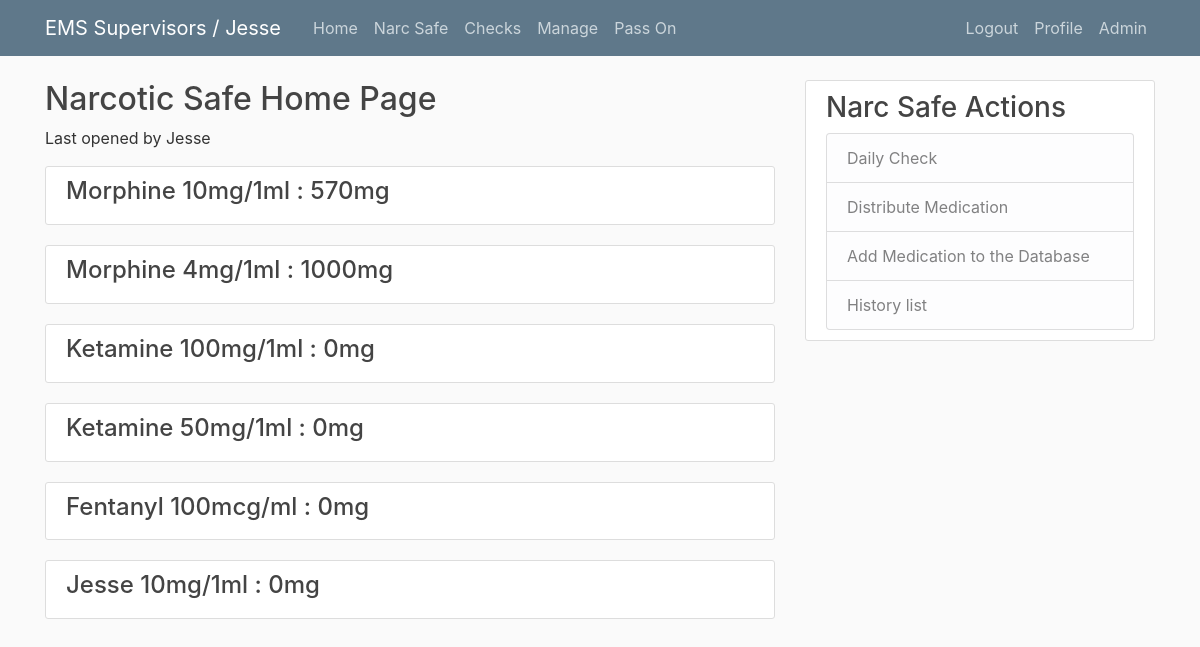
The page /safe/ (signed in) on the database as committed earlier.
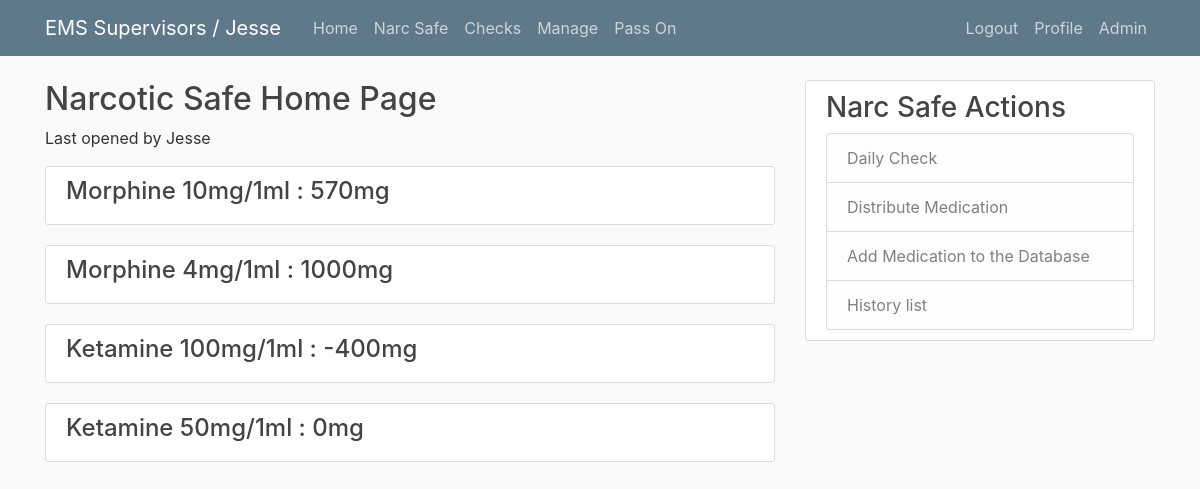
The same page on the database as committed later.
### safe/models.py (models this page shows, shortened)
class Safe(models.Model):
    user = models.ForeignKey(User, on_delete=models.PROTECT)
    date_created = models.DateTimeField(auto_now=True)
    drug_name = models.ForeignKey('components.Drug', related_name='drug_remove', on_delete=models.PROTECT, default=0, limit_choices_to={'is_active_safe': True}, blank=True, null=True)
    amount_removed = models.IntegerField(blank=True, null=True)
    amount_added = models.IntegerField(blank=True, null=True)
    amount_in_safe = models.IntegerField(blank=True, null=True)
    incident_number = models.CharField(max_length=20, default='', blank=True)
    patient_name = models.CharField(max_length=20, default='', blank=True)
    medic_unit = models.ForeignKey('components.MedicUnit', related_name='medic_unit', on_delete=models.PROTECT, blank=True, null=True)
    free_text = models.TextField(default='', blank =True)
    class Meta:
        permissions = (
            ('can_view', "View This"),
            ('can_add', 'Add to the Safe')
            )
    def calc_total(self):
        add = 0
        sub = 0
        total = 0
        drugs = {}
        for drug in Drug.objects.all():
            try:
                add_drug = self.objects.filter(drug_name__name=drug).aggregate(Sum('amount_added'))
                if add_drug['amount_added__sum'] == None:
                    add_drug['amount_added__sum'] = 0
                add+=add_drug['amount_added__sum']
                sub_drug = self.objects.filter(drug_name__name=drug).aggregate(Sum('amount_removed'))
                if sub_drug['amount_removed__sum'] == None:
                    sub_drug['amount_removed__sum'] = 0
                sub+=sub_drug['amount_removed__sum']
                total = add-sub
                drugs.update({drug:total})
                add=0
                sub=0
                total=0
            except:
                continue
        return drugs

### components/models.py (models this page shows, shortened)
class Drug(models.Model):
    name = models.CharField(max_length=40)
    image = models.ImageField(default='default_drug.png', upload_to='drug_pics')
    is_active_safe = models.BooleanField(default=True)
    is_active_unit = models.BooleanField(default=True)
    def __str__(self):
        return self.name

### safe/views.py (the view)
# urls.py: path('safe/', safe_home_view, name='safe_home_view'),
@login_required
@permission_required('safe.can_view')
def safe_home_view(request):
    drugs = Safe.calc_total(Safe)
    checked = Safe.objects.last()
    context = {'drugs' : drugs, 'checked': checked}
    return render(request, 'safe/safe_home.html', context)

### templates/safe/safe_home.html
{% extends 'safe/safe_base.html' %}
{% block content %}
<div>
    <h2>Narcotic Safe Home Page</h2>
    <p>Last opened by {{ checked.user|title }}
    {% for key, value in drugs.items %}
    {% if key.is_active_safe %}
        <article class="media content-section">
            <div class="media-body">
                <h4 class="article-title">{{ key }} : {{ value }}mg</h4>
            </div>
            </article>
    {% endif %}
    {% endfor %}
</div>
{% endblock %}

Rows that differ between the two databases and show on the page:
no longer on this page (row edited): Drug: name "Fentanyl 100mcg/ml", value "0"
no longer on this page (row edited): Drug: name "Jesse 10mg/1ml", value "0"
computed for Drug "Ketamine 100mg/1ml": value "0" → "-400"
